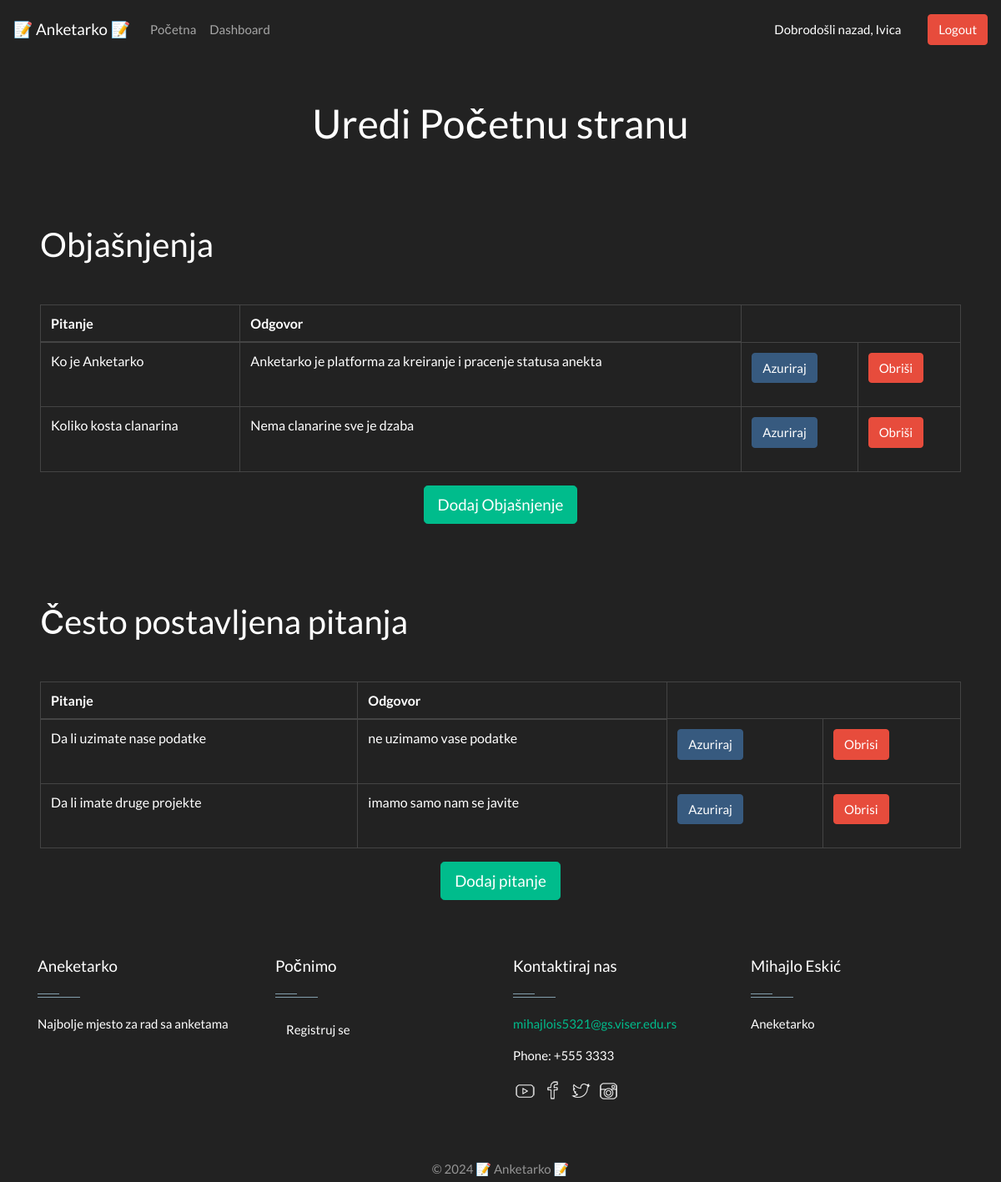
/manageHome.php (signed in), run on the app's committed database.
### tables this page shows
CREATE TABLE `explanations` (
  `id` int(255) NOT NULL,
  `section_name` varchar(255) NOT NULL,
  `body` varchar(255) NOT NULL
);

CREATE TABLE `faq` (
  `id` int(255) NOT NULL,
  `question` varchar(255) NOT NULL,
  `answer` varchar(255) NOT NULL
);

### classes/Explanation.php (called while the page is built, shortened)
<?php
class Explanation implements ExplanationInterface {
    public function listExps($dbcon){
        $sql = 'SELECT * FROM explanations';
        $pdostm = $dbcon->prepare($sql);
        $pdostm->execute();
        $exps = $pdostm->fetchAll(PDO::FETCH_ASSOC);
        return $exps;
    }
}

### classes/FAQ.php (called while the page is built, shortened)
<?php
class FAQ implements FAQInterface {
    public function listFAQs($dbcon){
        $sql = 'SELECT * FROM faq';
        $pdostm = $dbcon->prepare($sql);
        $pdostm->execute();
        $faqs = $pdostm->fetchAll(PDO::FETCH_ASSOC);
        return $faqs;
    }
}

### manageHome.php (the view, shortened to what this page needs)
<?php
require_once 'dbConnection.php';
require_once 'classes/FAQ.php';
require_once 'classes/Explanation.php';
$dbcon = Database::connectDB();
$f = new FAQ();
$faqs = $f->listFAQs($dbcon);
$e = new Explanation();
$exps = $e->listExps($dbcon);
?>
<html lang="en">
<head>
    <link rel="stylesheet" type="text/css" href="css/manageHome.css">
    <link rel="stylesheet" href="css/footerStyle.css">
    <link href="https://stackpath.bootstrapcdn.com/bootswatch/4.4.1/darkly/bootstrap.min.css" rel="stylesheet">
</head>
<?php include_once 'header.php' ?>
<body>
    <main id="main">
        <h1 class="h1 text-center pad-top">Uredi Početnu stranu</h1>
        <div class="m-5 content">
            <h2 class="title">Objašnjenja</h2>
            <table class="table table-bordered table-hover">
                <thead>
                <tr>
                    <th scope="col">Pitanje</th>
                    <th scope="col">Odgovor</th>
                </tr>
                </thead>
                <tbody>
                <?php foreach($exps as $exp) { ?>
                    <tr id="exp-row-<?= $exp['id'] ?>">
                        <td><?= $exp['section_name'] ?></td>
                        <td><?= $exp['body'] ?></td>
                        <td>
                            <form action="updateExplanation.php" method="post">
                                <input type="submit" class="button btn btn-primary" name="updateExp" value="Azuriraj" />
                            </form>
                        </td>
                        <td>
                            <button class="button btn btn-danger delete-exp" data-id="<?= $exp['id'] ?>">Obriši</button>
                        </td>
                    </tr>
                <?php } ?>
                </tbody>
            </table>
            <div class="text-center">
                <a href="addExplanation.php" id="addExp" class="btn btn-success btn-lg">Dodaj Objašnjenje</a>
            </div>
        </div>
        <div class="m-5 content">
            <h2 class="title">Često postavljena pitanja</h2>
            <table class="table table-bordered table-hover">
                <thead>
                <tr>
                    <th scope="col">Pitanje</th>
                    <th scope="col">Odgovor</th>
                </tr>
                </thead>
                <tbody>
                <?php foreach($faqs as $faq) { ?>
                    <tr id="faq-row-<?= $faq['id'] ?>">
                        <td><?= $faq['question'] ?></td>
                        <td><?= $faq['answer'] ?></td>
                        <td>
                            <form action="updateFAQ.php" method="post">
                                <input type="submit" class="button btn btn-primary" name="updateFAQ" value="Azuriraj" />
                            </form>
                        </td>
                        <td>
                            <button class="button btn btn-danger delete-faq" data-id="<?= $faq['id'] ?>">Obrisi</button>
                        </td>
                    </tr>
                <?php } ?>
                </tbody>
            </table>
            <div class="text-center">
                <a href="addFAQ.php" id="addFAQ" class="btn btn-success btn-lg">Dodaj pitanje</a>
            </div>
        </div>
    </main>
<?php include_once 'footer.php' ?>
</body>
</html>

### header.php
<nav class="navbar navbar-expand-lg navbar-dark">
    <a class="navbar-brand" href="index.php">&#128221; Anketarko &#128221;</a>
    <ul class="navbar-nav mr-auto">
        <li class="nav-item">
            <a class="nav-link" href="index.php">Početna</span></a>
        </li>
        <?php if(isset($_SESSION['userID']) && isset($_SESSION['username']) && isset($_SESSION['userType'])){ ?>
        <li class="nav-item">
            <a class="nav-link" href="<?php if($_SESSION['userType'] == 0){ echo 'userDashboard.php'; } else{ echo 'adminDashboard.php'; } ?>">Dashboard</a>
        </li>
        <?php } ?>
    </ul>
    <?php if(!isset($_SESSION['userID']) && !isset($_SESSION['username']) && !isset($_SESSION['userType'])){ ?>
        <a style="margin-left:1em" class="login btn btn-primary" href="signin.php">Login</a>
        <a style="margin-left:1em" class="register btn btn-primary button" href="signup.php">Kreiraj nalog</a>
    <?php } else { ?>
        <li class="nav-link active">Dobrodošli nazad, <?= $_SESSION['username']; ?></li>
        <a class="btn btn-danger float-right" href="logout.php">Logout</a>
    <?php } ?>
</nav>

### footer.php (shortened to what this page needs)
<!DOCTYPE html>
<html lang="en">
<head>
    <link rel="stylesheet" href="https://stackpath.bootstrapcdn.com/bootswatch/4.4.1/darkly/bootstrap.min.css">
    <link rel="stylesheet" href="css/footerStyle.css">
    <link rel="stylesheet" href="css/bootstrap.min.css">
</head>
<footer id="footer" class="footer-1">
    <div class="main-footer widgets-dark typo-light">
        <div class="container">
            <div class="row">
                <div class="col-xs-12 col-sm-6 col-md-3">
                    <div class="widget subscribe no-box">
                        <h5 class="widget-title">Aneketarko<span></span></h5>
                        <p>Najbolje mjesto za rad sa anketama</p>
                    </div>
                </div>
                <div class="col-xs-12 col-sm-6 col-md-3">
                    <div class="widget no-box">
                        <h5 class="widget-title">Počnimo<span></span></h5>
                        <a class="btn" href="signup.php" target="">Registruj se</a>
                    </div>
                </div>
                <div class="col-xs-12 col-sm-6 col-md-3">
                    <div class="widget no-box">
                        <h5 class="widget-title">Kontaktiraj nas<span></span></h5>
                        <p><a href="mailto:mihajlois5321@gs.viser.edu.rs" title="glorythemes">mihajlois5321@gs.viser.edu.rs</a></p>
                        <p>Phone: +555 3333</p>
                        <ul class="social-footer2">
                            <li class=""><a title="youtube" target="_blank" href="https://www.youtube.com/"><img
                                        alt="youtube" width="30" height="30"
></a>
                            </li>
                            <li class=""><a href="https://www.facebook.com/" target="_blank" title="Facebook"><img
                                        alt="Facebook" width="30" height="30"
></a>
                            </li>
                            <li class=""><a href="https://twitter.com" target="_blank" title="Twitter"><img
                                        alt="Twitter" width="30" height="30"
></a>
                            </li>
                            <li class=""><a title="instagram" target="_blank" href="https://www.instagram.com/"><img
                                        alt="instagram" width="30" height="30"
></a>
                            </li>
                        </ul>
                    </div>
                </div>
                <div class="col-xs-12 col-sm-6 col-md-3">
                    <div class="widget subscribe no-box">
                        <h5 class="widget-title">Mihajlo Eskić<span></span></h5>
                        <p>Aneketarko</b></p>
                    </div>
                </div>
            </div>
        </div>
    </div>
    <div class="footer-copyright">
        <div class="container">
            <div class="row">
                <div class="col-md-12 text-center">
                    <p>&copy; <?php echo date ('Y');?> &#128221; Anketarko &#128221;
                    </p>
                </div>
            </div>
        </div>
    </div>
</footer>

### css/manageHome.css (style rules this page uses)
.pad-top { padding-top:1em; }
.content { padding-top:3em; }
.title { padding-bottom:1em; }

### css/footerStyle.css (style rules this page uses)
footer .main-footer { padding: 20px 0; width:900px background: #252525; }
footer ul { padding-left: 0; list-style: none; }
.footer-copyright { background: #222; padding: 5px 0; }
.footer-copyright p { color: #969696; margin: 2px 0 0; }
.widget { padding: 20px; margin-bottom: 40px; }
.widget.no-box { padding: 0; background-color: transparent; margin-bottom: 40px; box-shadow: none; -webkit-box-shadow: none; -moz-box-shadow: none; -ms-box-shadow: none; -o-box-shadow: none; }
.widget.subscribe p { margin-bottom: 18px; }
.widget li a { color: #ff8d1e; }
.widget-title { margin-bottom: 20px; }
.widget-title span { background: #839FAD none repeat scroll 0 0;display: block; height: 1px;margin-top: 25px;position: relative;width: 20%; }
.widget-title span::after { background: inherit;content: "";height: inherit; position: absolute;top: -4px;width: 50%; }
.typo-light h1, .typo-light h2, .typo-light h3, .typo-light h4, .typo-light h5, .typo-light h6, .typo-light p, .typo-light div, .typo-light span, .typo-light small { color: #fff; }
ul.social-footer2 { margin: 0;padding: 0; width: auto; }
ul.social-footer2 li { display: inline-block;padding: 0; }
ul.social-footer2 li a { display: block; height:30px;width: 30px;text-align: center; }
.btn { background-color: #ff8d1e; color:#fff; }

### data on the page
explanations: section_name "Ko je Anketarko", body "Anketarko je platforma za kreiranje i pracenje statusa anekta"
explanations: section_name "Koliko kosta clanarina", body "Nema clanarine sve je dzaba"
faq: question "Da li uzimate nase podatke", answer "ne uzimamo vase podatke"
faq: question "Da li imate druge projekte", answer "imamo samo nam se javite"

### other printed values
$_SESSION['username'] "Ivica"
date ('Y') "2024"
